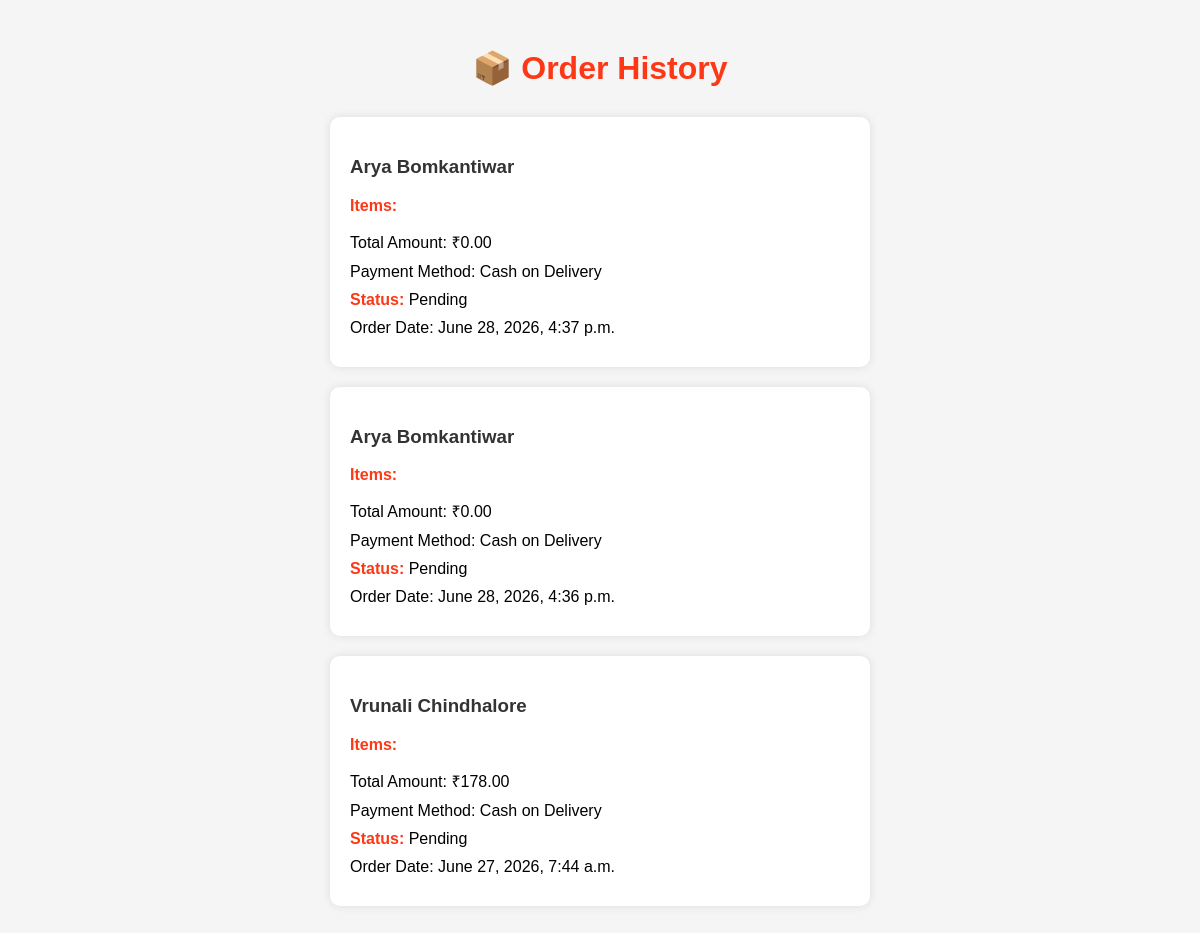
Screenshot of /orders/ (signed in) with the database file from the repository.
### foodapp/models.py (models this page shows, shortened)
class Order(models.Model):
    user = models.ForeignKey(
        User,
        on_delete=models.CASCADE,
        null=True,
        blank=True
    )
    customer_name = models.CharField(max_length=100)
    email = models.EmailField()
    phone = models.CharField(max_length=15)
    address = models.TextField()
    payment_method = models.CharField(max_length=50)
    payment_id = models.CharField(max_length=200, blank=True, null=True)
    total_amount = models.DecimalField(
        max_digits=10,
        decimal_places=2
    )
    status = models.CharField(
        max_length=20,
        default="Pending"
    )
    created_at = models.DateTimeField(auto_now_add=True)

### foodapp/views.py (the view)
# urls.py: path('orders/', views.order_history, name='order_history'),
@login_required(login_url='login')
def order_history(request):
    orders = Order.objects.filter(
    user=request.user
).order_by('-created_at')
    return render(request, 'order_history.html', {
        'orders': orders
    })

### templates/order_history.html (shortened to what this page needs)
{% load static %}
<!DOCTYPE html>
<html lang="en">
<head>
    <link rel="stylesheet" href="{% static 'css/order_history.css' %}">
</head>
<body>
    <h1>📦 Order History</h1>
{% for order in orders %}
<div class="order-card">
    <h3>{{ order.customer_name }}</h3>
<p><strong>Items:</strong></p>
<p>Total Amount: ₹{{ order.total_amount }}</p>
<p>Payment Method: {{ order.payment_method }}</p>
<p><strong>Status:</strong> {{ order.status }}</p>
<p>Order Date: {{ order.created_at }}</p>
</div>
{% endfor %}
</body>
</html>

### static/css/order_history.css (style rules this page uses)
body { font-family: Arial, sans-serif; background:#f5f5f5; padding:20px; }
h1 { text-align:center; color:#fc3816; margin-bottom:30px; }
.order-card { background:white; width:500px; margin:20px auto; padding:20px; border-radius:10px; box-shadow:0 0 10px rgba(0,0,0,0.1); }
.order-card h3 { color:#333; }
.order-card p { margin:10px 0; }
.order-card strong { color:#fc3816; }

### rows the page displays
Order: customer_name "Arya Bomkantiwar", total_amount "0.00", payment_method "Cash on Delivery", status "Pending", created_at "June 28, 2026, 4:37 p.m."
Order: customer_name "Arya Bomkantiwar", total_amount "0.00", payment_method "Cash on Delivery", status "Pending", created_at "June 28, 2026, 4:36 p.m."
Order: customer_name "Vrunali Chindhalore", total_amount "178.00", payment_method "Cash on Delivery", status "Pending", created_at "June 27, 2026, 7:44 a.m."
